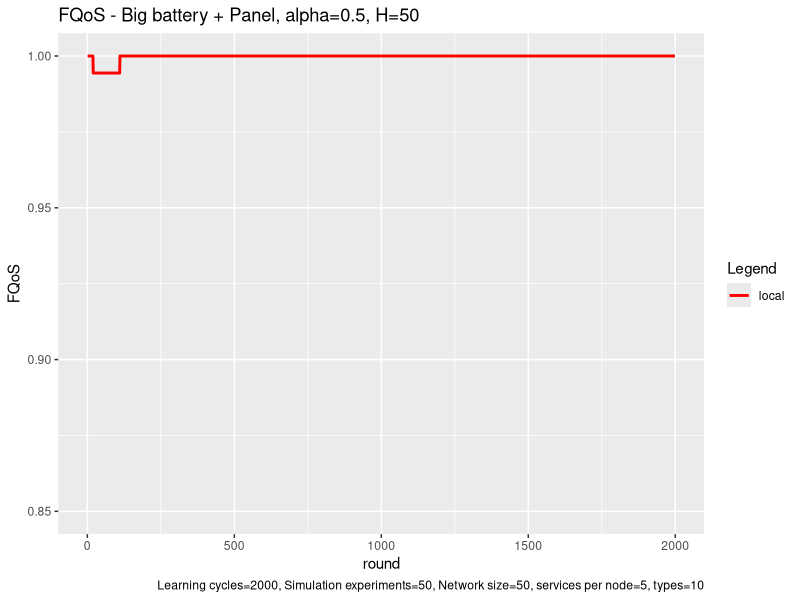

The R source for this figure:
# execute all lines: ctrl + shift + enter

library(ggplot2)

# set working directory here
setwd(dirname(rstudioapi::getSourceEditorContext()$path))


local <- read.table("exp_assembly_local_energy_template_1675793069336.txt", 
                    header = F,
                    sep = " ",
                    col.names= c("locx","locy")
)


local_x <- local$locx
local_y <- local$locy

head(local)

colors <- c("local"="red")


ggplot(data=local, aes(x=local_x, col = group),) + 
  
  geom_line(aes(y = local_y, color = "local"), size = 1) +

  labs(x = "round",
       y = "FQoS",
       color = "Legend",
       title = "FQoS - Big battery + Panel, alpha=0.5, H=50", 
       caption = "Learning cycles=2000, Simulation experiments=50, Network size=50, services per node=5, types=10") +
  
  scale_color_manual(values = colors)  +
  ylim(0.85, 1.0) 
